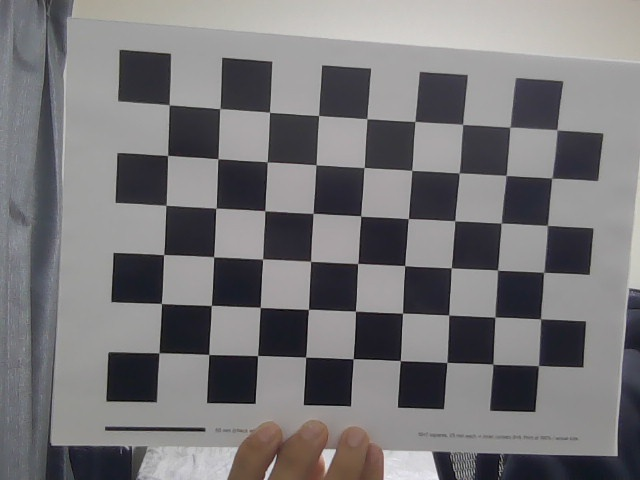
#> input picture data/webcam_calib/calib_00.jpg, 640 x 480 px; its folder holds only this picture in this run
$ python calib_webcam.py
#> lines starting #> are read from the running program, lines starting #| are printed output that depends on the picture; after the words box and inside, x2 and y2 are one past the last pixel; in counts of white or black regions, pixels touching at a corner belong together
import cv2
import sys
import os
import glob
import numpy as np

def show_fit(name, img, max_w = 1000):
    scale = min(max_w / img.shape[1], 1.0)
    cv2.imshow(name, cv2.resize(img, None, fx=scale, fy=scale))

pattern_size = (9, 6)
square_size = 2.5      # physical   measure

# ---------- 3D coordinates of the corners on the board (Z = 0) ----------
objp = np.zeros((pattern_size[0] * pattern_size[1], 3), np.float32)
objp[:, :2] = np.mgrid[0:pattern_size[0], 0:pattern_size[1]].T.reshape(-1, 2)
objp *= square_size


obj_points = []
img_points = []
used_files = []
image_size = None
criteria = (cv2.TERM_CRITERIA_EPS + cv2.TERM_CRITERIA_MAX_ITER, 30, 0.001)

files = sorted(glob.glob("../data/webcam_calib/*.jpg"))
if len(files) == 0:
    print("Error: no image found in calib")
    sys.exit()

show_images = True

for fname in files:
    img = cv2.imread(fname)
#> img is the input picture: shape (480, 640, 3); mean B, G, R 120.2, 118.2, 119.6
    if img is None:
        print(f"{fname}: could not be read, skipped")
        continue
    gray = cv2.cvtColor(img, cv2.COLOR_BGR2GRAY)
    image_size = (gray.shape[1], gray.shape[0])
#> image_size = (640, 480)

    found, corners = cv2.findChessboardCorners(gray, pattern_size, None)
#> found = True; corners = 54 rows, first 8: [169.3, 104.8], [219.7, 108.6], [269.6, 112.5], [318.5, 115.4], [366.9, 119], [414.8, 121.2], [462.3, 124.9], [509.9, 126.9]
    if not found:
        print(f"{fname}: corners NOT found, skipped")
        continue

    corners = cv2.cornerSubPix(gray, corners, (11, 11), (-1, -1), criteria)
#> corners = 54 rows, first 8: [169.2, 104.8], [219.8, 108.6], [269.5, 112.3], [318.6, 115.5], [366.9, 118.7], [414.9, 121.5], [462.7, 124.4], [509.9, 127.2]

    obj_points.append(objp)
    img_points.append(corners)
    used_files.append(fname)

    if show_images:
        vis = img.copy()
        cv2.drawChessboardCorners(vis, pattern_size, corners, found)
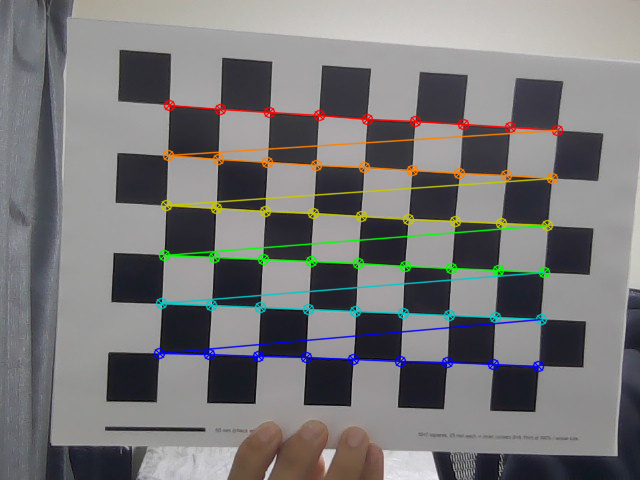
#> vis: shape (480, 640, 3); 5.49% of pixels changed, all inside (x1, y1, x2, y2) = (153, 99, 564, 373)
        show_fit("Detected corners(SPACE : next, Q : quit)", vis)
        while True:
            key = cv2.waitKey(0) & 0xFF
#> (key q is pressed here)
            if key == ord(' '):
                break
            elif key == ord('q'):
                show_images = False
                cv2.destroyAllWindows()
                break

print(f"Corners found in {len(used_files)} / {len(files)} images")
if len(used_files) <5 :
    print("Error: too few valid images.")
    sys.exit()
#> (the program exits here)

$ run again, on data/webcam_calib/calib_05.jpg
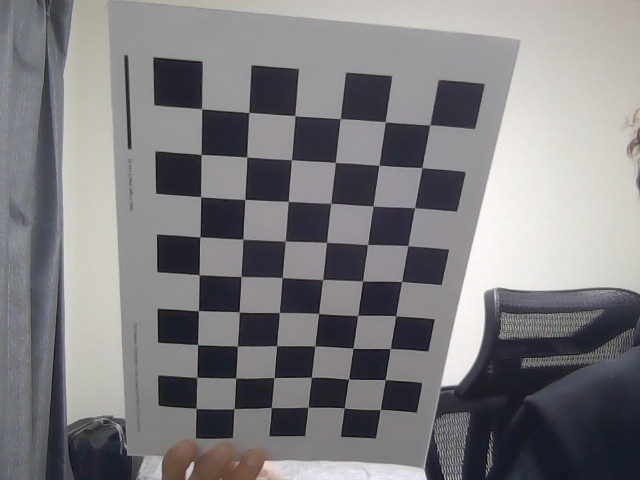
#> input picture data/webcam_calib/calib_05.jpg, 640 x 480 px
#> img is the input picture: shape (480, 640, 3); mean B, G, R 128.1, 125.7, 126.9
#> `found, corners = cv2.findChessboardCorners(gray, pattern_size, None)`: found = True; corners = 54 rows, first 8: [429.5, 125], [421.9, 167.1], [414.9, 207.9], [408.2, 245.1], [401.5, 281.3], [395.7, 315.8], [390.3, 348.6], [384.8, 379.5]
#> `corners = cv2.cornerSubPix(gray, corners, (11, 11), (-1, -1), criteria)`: corners = 54 rows, first 8: [429.7, 124.9], [421.9, 167.5], [414.5, 207.7], [407.8, 245.6], [401.6, 281.5], [395.7, 315.7], [390.2, 348.5], [385.2, 379.6]
#> `cv2.drawChessboardCorners(vis, pattern_size, corners, found)`:
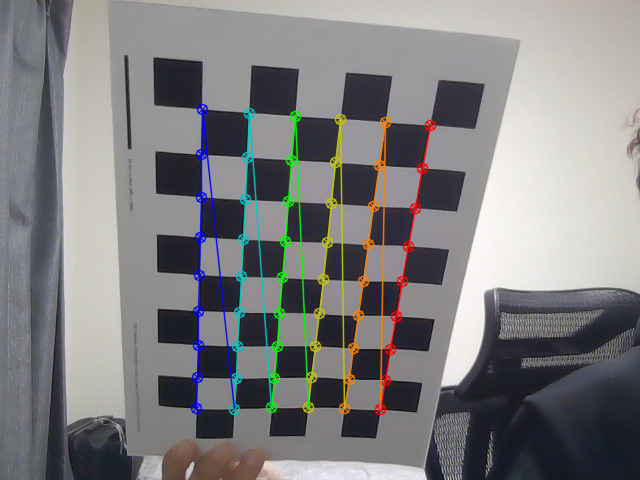
#> vis: shape (480, 640, 3); 4.5% of pixels changed, all inside (x1, y1, x2, y2) = (190, 103, 437, 416)

$ run again, on data/webcam_calib/calib_06.jpg
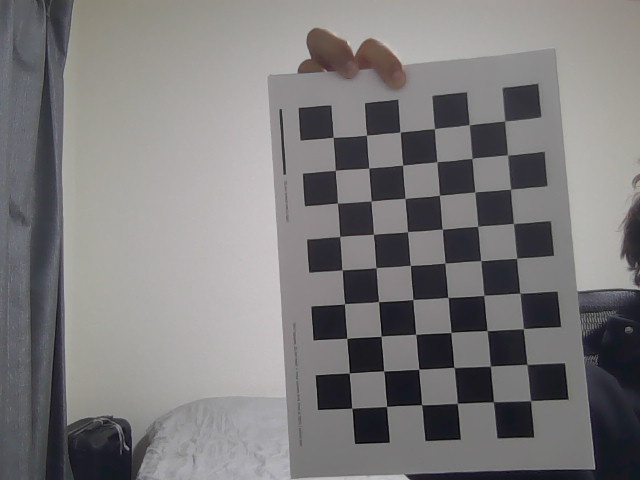
#> input picture data/webcam_calib/calib_06.jpg, 640 x 480 px
#> img is the input picture: shape (480, 640, 3); mean B, G, R 123.6, 123, 124.6
#> `found, corners = cv2.findChessboardCorners(gray, pattern_size, None)`: found = True; corners = 54 rows, first 8: [503, 123], [507.6, 154.9], [508, 191], [512, 221], [514, 260], [519.8, 293.1], [523.3, 328.7], [526.9, 364.3]
#> `corners = cv2.cornerSubPix(gray, corners, (11, 11), (-1, -1), criteria)`: corners = 54 rows, first 8: [504.7, 121], [507.6, 155.1], [510.6, 189.1], [513.5, 223.5], [516.7, 258.2], [519.9, 293.2], [523.3, 328.7], [526.9, 364.4]
#> `cv2.drawChessboardCorners(vis, pattern_size, corners, found)`:
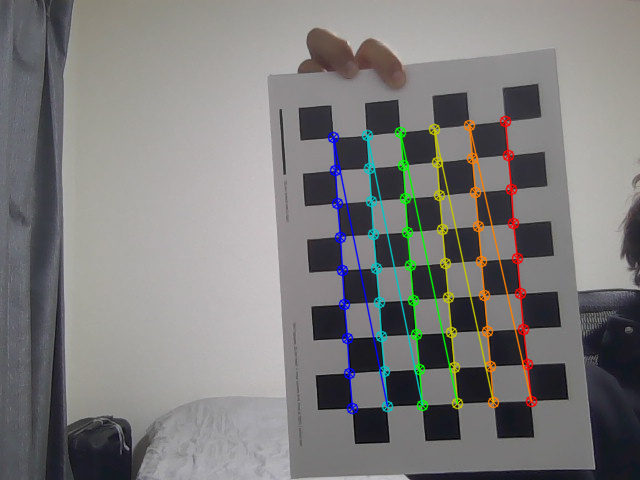
#> vis: shape (480, 640, 3); 4.28% of pixels changed, all inside (x1, y1, x2, y2) = (327, 115, 538, 415)

$ run again, on data/webcam_calib/calib_07.jpg
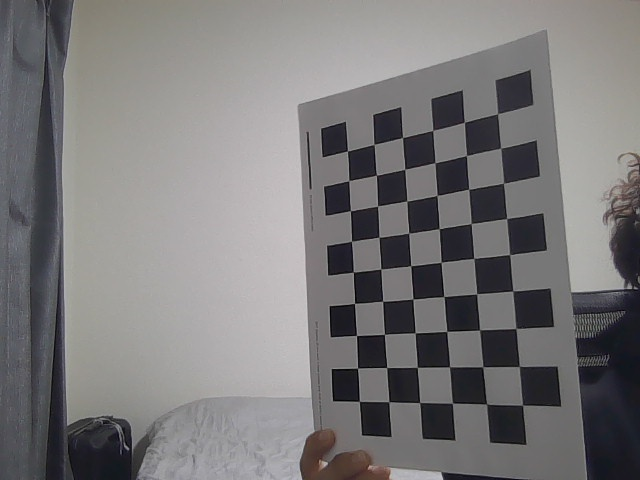
#> input picture data/webcam_calib/calib_07.jpg, 640 x 480 px
#> img is the input picture: shape (480, 640, 3); mean B, G, R 121, 120.3, 121.9
#> `found, corners = cv2.findChessboardCorners(gray, pattern_size, None)`: found = True; corners = 54 rows, first 8: [495, 117], [498, 145], [500, 187], [504, 215], [507, 257], [512.8, 290.9], [515.6, 328.4], [518.9, 366.3]
#> `corners = cv2.cornerSubPix(gray, corners, (11, 11), (-1, -1), criteria)`: corners = 54 rows, first 8: [497.6, 113.7], [500.7, 148.2], [503.5, 183.3], [506.7, 218.5], [509.7, 254.6], [512.8, 291.1], [515.9, 328.5], [519.3, 366.5]
#> `cv2.drawChessboardCorners(vis, pattern_size, corners, found)`:
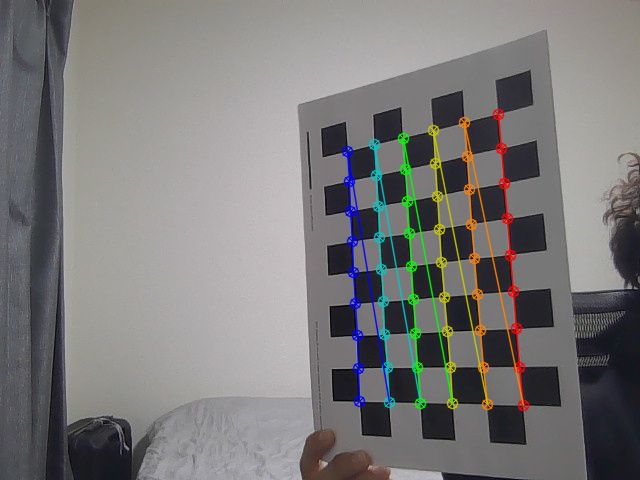
#> vis: shape (480, 640, 3); 4.19% of pixels changed, all inside (x1, y1, x2, y2) = (341, 108, 530, 412)

$ run again, on data/webcam_calib/calib_01.jpg
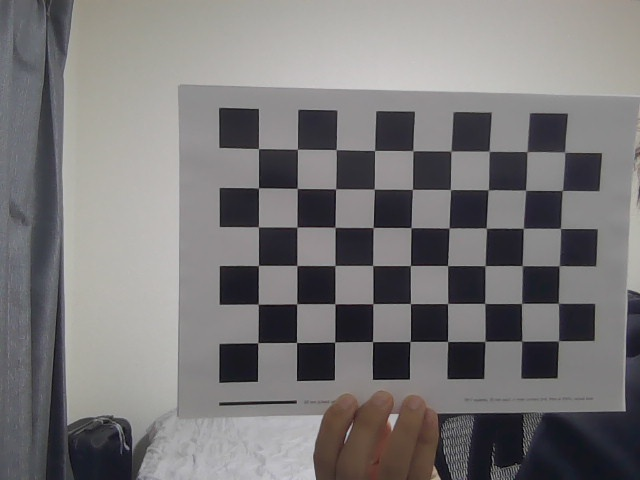
#> input picture data/webcam_calib/calib_01.jpg, 640 x 480 px
#> img is the input picture: shape (480, 640, 3); mean B, G, R 120.1, 119.5, 121.5
#> `found, corners = cv2.findChessboardCorners(gray, pattern_size, None)`: found = True; corners = 54 rows, first 8: [258.4, 148.8], [297.4, 149.1], [336.2, 149.4], [374.6, 150.5], [412.9, 151.1], [450.7, 150.8], [488.9, 151.4], [526.4, 151.5]
#> `corners = cv2.cornerSubPix(gray, corners, (11, 11), (-1, -1), criteria)`: corners = 54 rows, first 8: [258.4, 148.6], [297.4, 149.2], [336.2, 149.6], [374.6, 150.4], [412.9, 150.7], [450.9, 151], [489.2, 151.3], [527, 151.6]
#> `cv2.drawChessboardCorners(vis, pattern_size, corners, found)`:
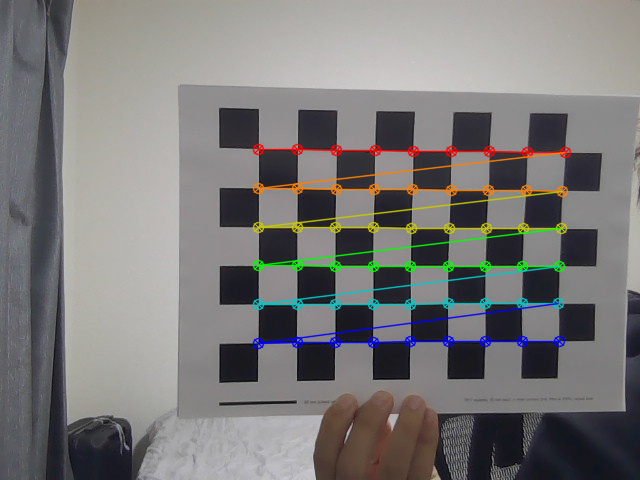
#> vis: shape (480, 640, 3); 4.58% of pixels changed, all inside (x1, y1, x2, y2) = (252, 143, 572, 350)
